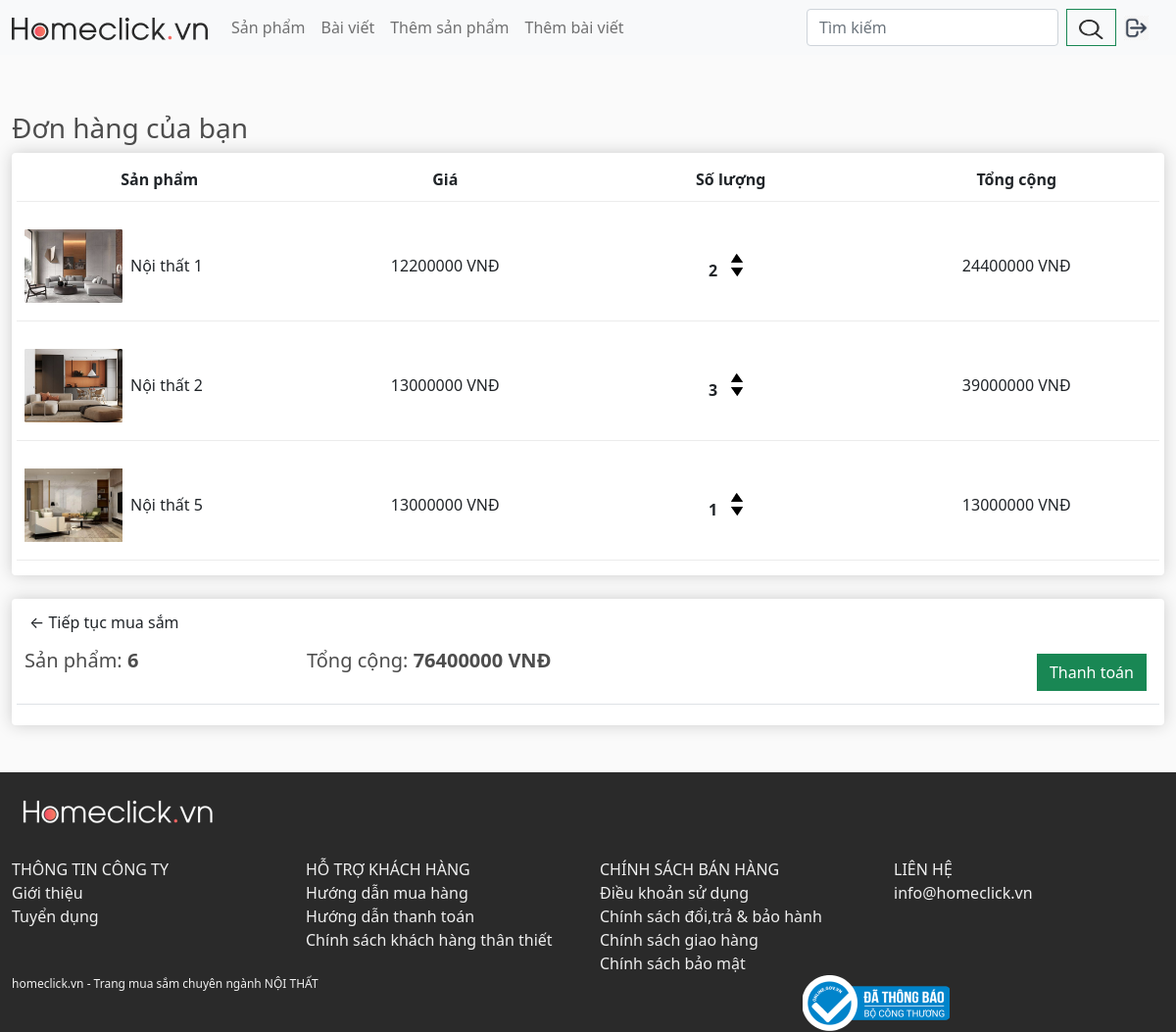
The app's page /cart/ (signed in) with its own data.
### app/models.py (models this page shows, shortened)
class OrderItem(models.Model):
    product = models.ForeignKey(Product, on_delete=models.SET_NULL, blank=True,null=True)
    order = models.ForeignKey(Order, on_delete=models.SET_NULL, blank=True,null=True)
    date_added = models.DateTimeField(auto_now_add=True)
    quantity = models.IntegerField(default=0, null=True, blank=True)
    @property
    def get_total(self):
        total = self.product.price * self.quantity
        return total

class Product(models.Model):
    name = models.CharField(max_length=200, null=True)
    price =models.FloatField()
    code = models.CharField(max_length=20, null=True)
    digital = models.BooleanField(default=False, null=True, blank=False)
    image = models.ImageField(upload_to='products/', null=True, blank=True)
    @property
    def ImageURL(self):
        try:
            url = self.image.url
        except:
            url = ''
        return url

class Order(models.Model):
    customer = models.ForeignKey(Customer, on_delete=models.SET_NULL,blank=True, null=True)
    date_order = models.DateTimeField(auto_now_add=True)
    complete = models.BooleanField(default=False, null=True, blank=False)
    transaction_id = models.CharField(max_length=200, null= True)  # Kiểm tra xem có giao dịch nào chưa
    @property
    def get_cart_items(self):
        orderitems = self.orderitem_set.all()
        total = sum([item.quantity for item in orderitems])
        return total
    @property
    def get_cart_total(self):
        orderitems = self.orderitem_set.all()
        total = sum([item.get_total for item in orderitems])
        return total

### app/views.py (the view)
# urls.py: path('cart/',views.cart, name="cart"),
def cart(request):
    if request.user.is_authenticated:
        customer = request.user.customer
        order, created = Order.objects.get_or_create(customer = customer, complete = False)
        items = order.orderitem_set.all()
        cartItems = order.get_cart_items
    else:
        items = []
        order  = {'get_cart_items': 0,'get_cart_total': 0}
        cartItems = order['get_cart_items']
    context = {'items':items, 'order': order, 'cartItems': cartItems}
    is_admin = request.session.get('admin', False)
    context.update({'is_admin': is_admin})
    return render(request,"app/cart.html",context)

### app/templates/app/cart.html (shortened to what this page needs)
{% extends 'app/base.html' %}
{% load static %}
{% block cart_content %}
  <div class="container-fluid pt-5 pb-5">
    <div class="col-lg-12">
      <h3>Đơn hàng của bạn</h3>
      <div class="box-element">
        <div class="cart-row text-center align-items-center justify-content-around">
          <div class="col-lg-3 col-md-3">
            <strong>Sản phẩm</strong>
          </div>
          <div class="col-lg-3 col-md-3">
            <strong>Giá</strong>
          </div>
          <div class="col-lg-3 col-md-3">
            <strong>Số lượng</strong>
          </div>
          <div class="col-lg-3 col-md-3">
            <strong>Tổng cộng</strong>
          </div>
        </div>
        {% for item in items %}
          <div class="cart-row text-center align-items-center">
            <div class="col-lg-3 col-md-3 d-flex align-items-center">
              <img class="row-image m-2" src="{{ item.product.ImageURL }}" alt="{{ item.product.name }}" />
              <p>{{ item.product.name }}</p>
            </div>
            <div class="col-lg-3 col-md-3">
              <p>{{ item.product.price|floatformat:0 }} VNĐ</p>
            </div>
            <div class="col-lg-3 col-md-3">
              <p class="quantity text-dark">{{ item.quantity }}</p>
              <div class="quantity">
                <form method="post">
                  <img data-product="{{ item.product.id }}" data-action="add" class="chg-quantity update-cart" src="{% static 'images/arrow-up.png' %}" alt="Increase quantity" />
                  <img data-product="{{ item.product.id }}" data-action="remove" class="chg-quantity update-cart" src="{% static 'images/arrow-down.png' %}" alt="Increase quantity" />
                </form>
              </div>
            </div>
            <div class="col-lg-3 col-md-3">
              <p>{{ item.get_total|floatformat:0 }} VNĐ</p>
            </div>
          </div>
        {% endfor %}
      </div>
      <div class="box-element">
        <a class="btn" href="{% url 'home' %}">&#x2190; Tiếp tục mua sắm</a>
        <table class="table">
          <tr>
            <th>
              <h5>Sản phẩm: <strong>{{ order.get_cart_items }}</strong></h5>
            </th>
            <th>
              <h5>Tổng cộng: <strong>{{ order.get_cart_total|floatformat:0 }} VNĐ</strong></h5>
            </th>
            <th>
              <a style="float:right; margin:5px;" class="btn btn-success" href="{% url 'checkout' %}">Thanh toán</a>
            </th>
          </tr>
        </table>
      </div>
    </div>
  </div>
{% endblock %}

### app/static/app/css/main.css (style rules this page uses)
body { background-color: hsl(0, 0%, 98%); overflow-x: hidden; }
h1, h2, h3, h4, h5, h6 { color: hsl(0, 0%, 30%); }
.box-element { box-shadow: hsl(0, 0%, 80%) 0 0 16px; background-color: #fff; border-radius: 4px; padding: 5px; }
p { margin: 0px; }
a { text-decoration: none; }
.col-lg-3, .col-lg-4, .col-lg-6, .col-lg-8, .col-lg-12 { margin-top: 10px; }
.btn { border-radius: 0; }
.row-image { width: 100px; }
.cart-row { display: flex; align-items: center; text-align: center; padding-bottom: 10px; margin-bottom: 10px; border-bottom: 1px solid #ececec; }
.quantity { display: inline-block; font-weight: 700; padding-right: 10px; }
.chg-quantity { width: 12px; cursor: pointer; display: block; margin-top: 5px; transition: .1s; }

### records on screen
OrderItem: product.ImageURL (picture), product.name "Nội thất 1", product.price "12200000", quantity "2", get_total "24400000"
OrderItem: product.ImageURL (picture), product.name "Nội thất 2", product.price "13000000", quantity "3", get_total "39000000"
OrderItem: product.ImageURL (picture), product.name "Nội thất 5", product.price "13000000", quantity "1", get_total "13000000"
Order: get_cart_items "6", get_cart_total "76400000"
